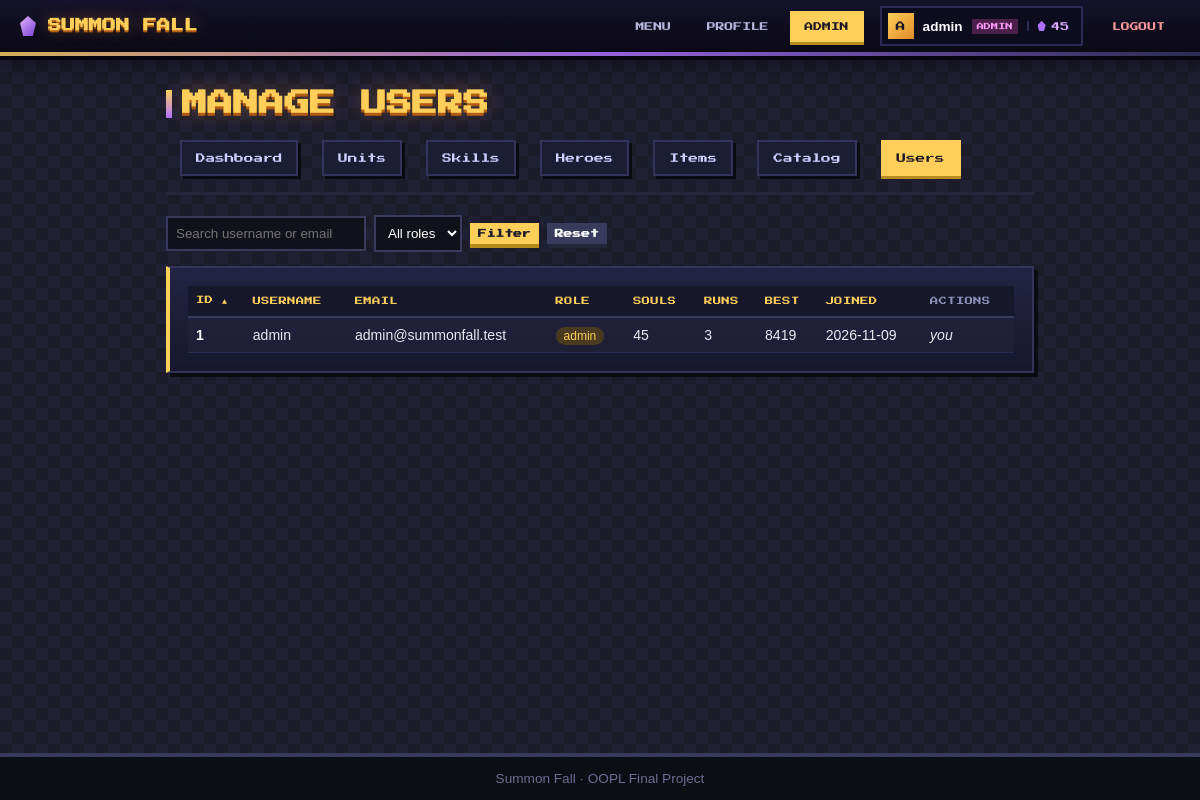
Page /views/admin/users.php (signed in) on the earlier database version.
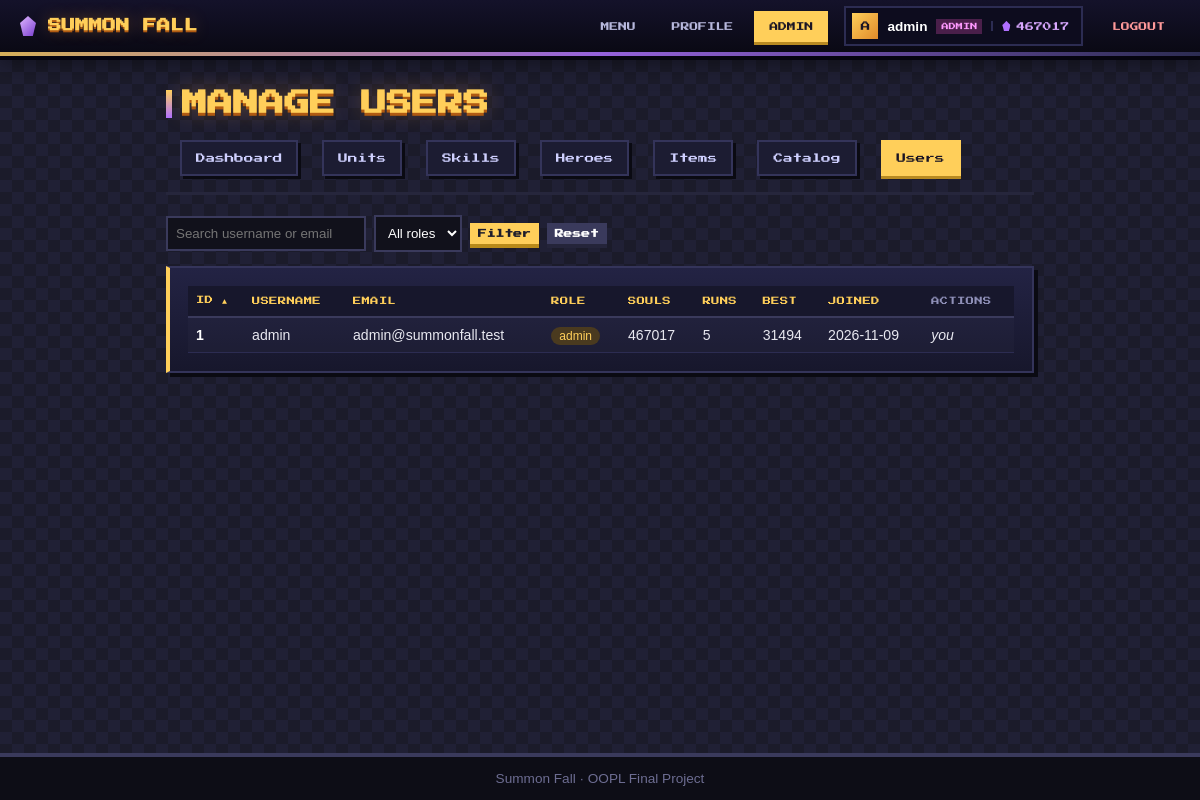
Same page on the later database version.
### tables this page shows
CREATE TABLE `users` (
  `id` int UNSIGNED NOT NULL,
  `username` varchar(30) NOT NULL,
  `email` varchar(100) NOT NULL,
  `password_hash` varchar(255) NOT NULL,
  `role` enum('admin','player') NOT NULL DEFAULT 'player',
  `souls` int UNSIGNED NOT NULL DEFAULT '0',
  `created_at` timestamp NULL DEFAULT CURRENT_TIMESTAMP
);

### classes/Auth.php (called while the page is built, shortened)
<?php
class Auth
{
    private static ?User $current = null;
    public static function user(): ?User
    {
        if (self::$current === null && isset($_SESSION['user_id'])) {
            self::$current = User::find((int) $_SESSION['user_id']);
        }
        return self::$current;
    }
    public static function check(): bool
    {
        return self::user() !== null;
    }
}

### classes/AdminUser.php (called while the page is built, shortened)
<?php
class AdminUser extends User
{
    public function getRole(): string { return 'admin'; }
    public function canManageContent(): bool { return true; }
}

### classes/User.php (called while the page is built, shortened)
<?php
abstract class User extends Model
{
    private string $username;
    private int $souls;
    public function __construct(string $username, string $email, string $passwordHash, int $souls = 0, ?int $id = null)
    {
        $this->souls = $souls;
    }
    public function getUsername(): string { return $this->username; }
    public function getSouls(): int { return $this->souls; }
    public function setUsername(string $username): void
    {
        $this->username = $username;
    }
}

### classes/Database.php (called while the page is built, shortened)
<?php
class Database
{
    private static ?Database $instance = null;
    private PDO $pdo;
    private function __construct()
    {
        $c = require BASE_PATH . '/config/database.php';
        $dsn = "mysql:host={$c['host']};dbname={$c['name']};charset={$c['charset']}";
        try {
            $this->pdo = new PDO($dsn, $c['user'], $c['pass'], [
                PDO::ATTR_ERRMODE            => PDO::ERRMODE_EXCEPTION,
                PDO::ATTR_DEFAULT_FETCH_MODE => PDO::FETCH_ASSOC,
                PDO::ATTR_EMULATE_PREPARES   => false,
            ]);
        } catch (PDOException $e) {
            throw new DatabaseException(DEBUG ? $e->getMessage() : 'Could not connect to the database.', 0, $e);
        }
    }
    public static function getInstance(): Database
    {
        if (self::$instance === null) {
            self::$instance = new Database();
        }
        return self::$instance;
    }
    public function query(string $sql, array $params = []): PDOStatement
    {
        try {
            $stmt = $this->pdo->prepare($sql);
            $stmt->execute($params);
            return $stmt;
        } catch (PDOException $e) {
            throw new DatabaseException(DEBUG ? $e->getMessage() : 'A database error occurred.', 0, $e);
        }
    }
    public function fetchAll(string $sql, array $params = []): array
    {
        return $this->query($sql, $params)->fetchAll();
    }
    public function fetchOne(string $sql, array $params = []): ?array
    {
        $row = $this->query($sql, $params)->fetch();
        return $row === false ? null : $row;
    }
}

### config/database.php (called while the page is built)
<?php
return [
    'host'    => 'localhost',
    'name'    => 'summon_fall',
    'user'    => 'root',
    'pass'    => '',
    'charset' => 'utf8mb4',
];

### classes/Model.php (called while the page is built, shortened)
<?php
abstract class Model implements Crudable
{
    protected static string $table = '';
    private ?int $id;
    public function __construct(?int $id = null)
    {
        $this->id = $id;
    }
    public function getId(): ?int { return $this->id; }
    public static function find(int $id): ?static
    {
        $row = Database::getInstance()->fetchOne('SELECT * FROM ' . static::$table . ' WHERE id = ?', [$id]);
        return $row ? static::fromRow($row) : null;
    }
}

### includes/auth_check.php (called while the page is built, shortened)
<?php
require_once __DIR__ . '/autoload.php';
if (!Auth::check()) {
    header('Location: ' . BASE_URL . '/views/auth/login.php');
    exit;
}
$currentUser = Auth::user();

### includes/admin_check.php (called while the page is built, shortened)
<?php
require_once __DIR__ . '/auth_check.php';

### classes/AdminStats.php (called while the page is built, shortened)
<?php
class AdminStats
{
    public static function searchUsers(string $q, string $role, string $sort, string $dir): array
    {
        $cols = ['id', 'username', 'email', 'role', 'souls', 'created_at', 'runs', 'best'];
        $sort = in_array($sort, $cols, true) ? $sort : 'id';
        $dir = strtolower($dir) === 'desc' ? 'DESC' : 'ASC';
        $sql = 'SELECT u.id, u.username, u.email, u.role, u.souls, u.created_at,
                       (SELECT COUNT(*) FROM scores s WHERE s.user_id = u.id) AS runs,
                       (SELECT COALESCE(MAX(s.score),0) FROM scores s WHERE s.user_id = u.id) AS best
                FROM users u WHERE 1=1';
        $params = [];
        $sql .= " ORDER BY $sort $dir";
        return Database::getInstance()->fetchAll($sql, $params);
    }
}

### includes/autoload.php (called while the page is built, shortened)
<?php
spl_autoload_register(function (string $class): void {
    $dirs = [BASE_PATH . '/classes/', BASE_PATH . '/classes/exceptions/'];
    foreach ($dirs as $dir) {
        $file = $dir . $class . '.php';
        if (is_file($file)) {
            return;
        }
    }
});

### views/admin/users.php (the view, shortened to what the changed rows need)
<?php
require_once __DIR__ . '/../../includes/admin_check.php';
require_once __DIR__ . '/../../includes/admin_helpers.php';
$q = trim($_GET['q'] ?? '');
$role = $_GET['role'] ?? '';
$sort = $_GET['sort'] ?? 'id';
$dir = $_GET['dir'] ?? 'asc';
$params = ['q' => $q, 'role' => $role];
$users = [];
try {
    $users = AdminStats::searchUsers($q, $role, $sort, $dir);
} catch (DatabaseException $e) {
    $error = DEBUG ? $e->getMessage() : 'Could not load users.';
}
require __DIR__ . '/../../includes/header.php';
?>
<h1>Manage Users</h1>
<div class="panel table-wrap">
<table class="admin-table">
    <tr>
        <th><?= adminSortLink('id', 'ID', $sort, $dir, $params) ?></th>
        <th><?= adminSortLink('username', 'Username', $sort, $dir, $params) ?></th>
        <th><?= adminSortLink('email', 'Email', $sort, $dir, $params) ?></th>
        <th><?= adminSortLink('role', 'Role', $sort, $dir, $params) ?></th>
        <th><?= adminSortLink('souls', 'Souls', $sort, $dir, $params) ?></th>
        <th><?= adminSortLink('runs', 'Runs', $sort, $dir, $params) ?></th>
        <th><?= adminSortLink('best', 'Best', $sort, $dir, $params) ?></th>
        <th><?= adminSortLink('created_at', 'Joined', $sort, $dir, $params) ?></th>
        <th>Actions</th>
    </tr>
    <?php foreach ($users as $u): $self = (int) $u['id'] === $currentUser->getId(); ?>
        <tr>
            <td><?= $u['id'] ?></td>
            <td><?= h($u['username']) ?></td>
            <td><?= h($u['email']) ?></td>
            <td><span class="badge <?= $u['role'] === 'admin' ? 'admin' : '' ?>"><?= h($u['role']) ?></span></td>
            <td><?= $u['souls'] ?></td>
            <td><?= $u['runs'] ?></td>
            <td><?= $u['best'] ?></td>
            <td><?= h(substr($u['created_at'], 0, 10)) ?></td>
            <td>
                <?php if ($self): ?>
                    <em>you</em>
                <?php endif; ?>
            </td>
        </tr>
    <?php endforeach; ?>
</table>
</div>
<?php require __DIR__ . '/../../includes/footer.php'; ?>

### includes/header.php (shortened to what the changed rows need)
<?php
require_once __DIR__ . '/autoload.php';
$navUser = Auth::user();
$cssVersion = @filemtime(BASE_PATH . '/assets/css/main.css') ?: 1;
?>
<!DOCTYPE html>
<html lang="en">
<head>
    <link rel="stylesheet" href="<?= BASE_URL ?>/assets/css/main.css?v=<?= $cssVersion ?>">
</head>
<body>
<?php
$navPage = basename($_SERVER['SCRIPT_NAME']);
$navActive = fn(string ...$files) => in_array($navPage, $files, true) ? ' on' : '';
?>
<header class="topbar">
    <nav class="topnav">
        <?php if ($navUser): ?>
            <a class="nl<?= $navActive('menu.php') ?>" href="<?= BASE_URL ?>/views/menu.php">Menu</a>
            <a class="nl<?= $navActive('profile.php') ?>" href="<?= BASE_URL ?>/views/profile.php">Profile</a>
            <?php if ($navUser->canManageContent()): ?>
                <a class="nl<?= str_contains($_SERVER['SCRIPT_NAME'], '/admin/') ? ' on' : '' ?>" href="<?= BASE_URL ?>/views/admin/dashboard.php">Admin</a>
            <?php endif; ?>
            <span class="nuser" title="<?= htmlspecialchars($navUser->getRole()) ?>">
                <b class="av"><?= htmlspecialchars(strtoupper(substr($navUser->getUsername(), 0, 1))) ?></b>
                <span class="nm"><?= htmlspecialchars($navUser->getUsername()) ?></span>
                <em class="rl <?= htmlspecialchars($navUser->getRole()) ?>"><?= htmlspecialchars($navUser->getRole()) ?></em>
                <span class="sl"><i class="gem"></i><?= (int) $navUser->getSouls() ?></span>
            </span>
            <a class="nl out" href="<?= BASE_URL ?>/views/auth/logout.php">Logout</a>
        <?php else: ?>
            <a class="nl<?= $navActive('login.php') ?>" href="<?= BASE_URL ?>/views/auth/login.php">Login</a>
            <a class="nl cta<?= $navActive('register.php') ?>" href="<?= BASE_URL ?>/views/auth/register.php">Register</a>
        <?php endif; ?>
    </nav>
</header>
<main class="container">

Differences in the rows shown:
changed users "admin": souls "45" → "467017"; runs "3" → "5"; best "8419" → "31494"
